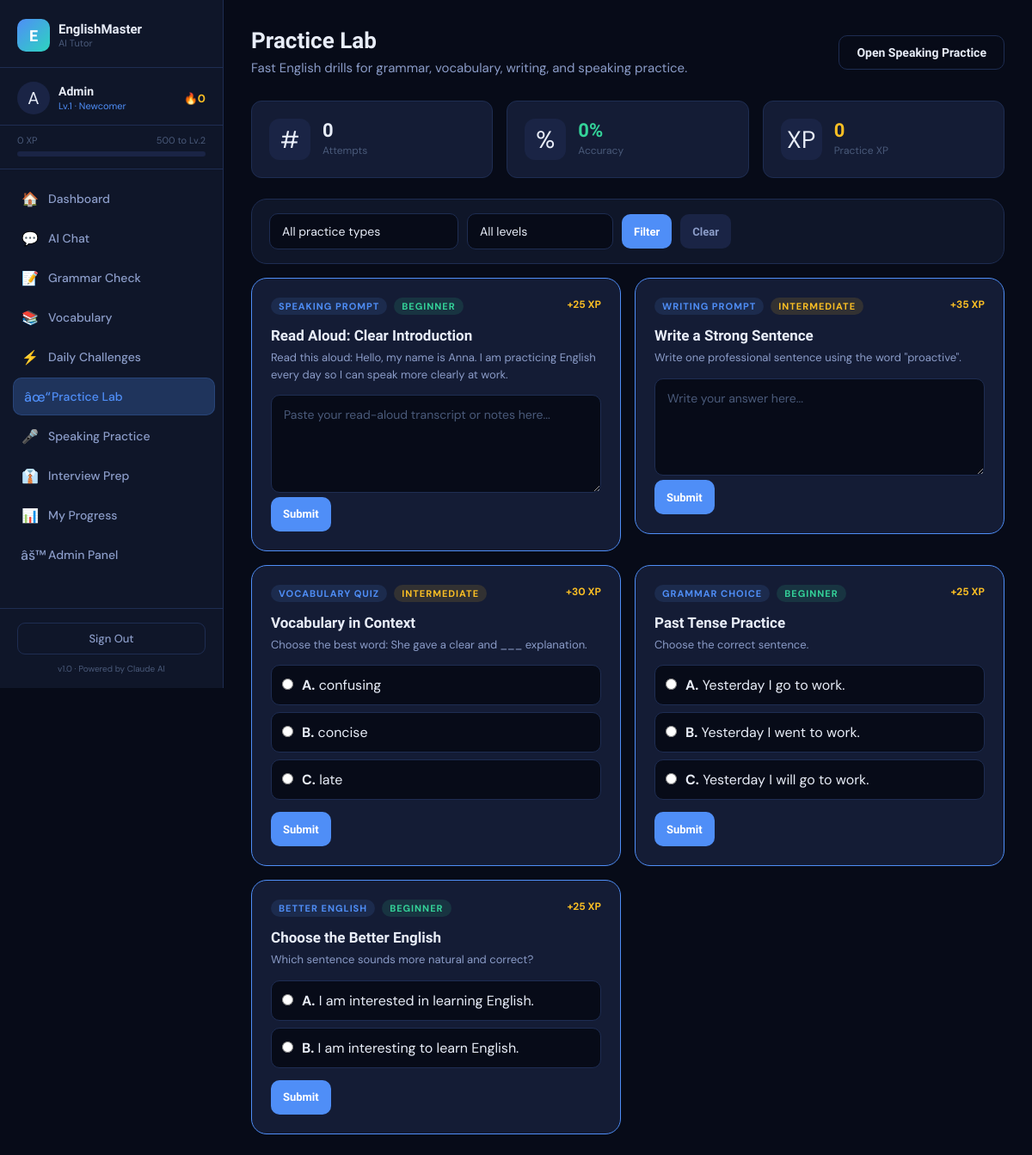
The app's page /practice.php (signed in) with its own data.
### tables this page shows
CREATE TABLE IF NOT EXISTS users (
    id INT AUTO_INCREMENT PRIMARY KEY,
    name VARCHAR(100) NOT NULL,
    email VARCHAR(150) UNIQUE NOT NULL,
    password VARCHAR(255) NOT NULL,
    level INT DEFAULT 1,
    xp INT DEFAULT 0,
    streak INT DEFAULT 0,
    last_active DATE,
    avatar VARCHAR(10) DEFAULT '🧑',
    english_level ENUM('beginner','intermediate','advanced') DEFAULT 'beginner',
    role ENUM('user','admin') NOT NULL DEFAULT 'user',
    created_at TIMESTAMP DEFAULT CURRENT_TIMESTAMP
);

CREATE TABLE IF NOT EXISTS practice_items (
    id INT AUTO_INCREMENT PRIMARY KEY,
    type ENUM('better_english','grammar_choice','vocabulary_quiz','writing_prompt','speaking_prompt') NOT NULL DEFAULT 'better_english',
    title VARCHAR(200) NOT NULL,
    prompt TEXT NOT NULL,
    option_a TEXT,
    option_b TEXT,
    option_c TEXT,
    correct_option CHAR(1),
    explanation TEXT,
    difficulty ENUM('beginner','intermediate','advanced') DEFAULT 'beginner',
    category VARCHAR(80) DEFAULT 'general',
    xp_reward INT DEFAULT 25,
    active TINYINT(1) DEFAULT 1,
    created_by INT NULL,
    created_at TIMESTAMP DEFAULT CURRENT_TIMESTAMP,
    FOREIGN KEY (created_by) REFERENCES users(id) ON DELETE SET NULL
);

### config.php (called while the page is built, shortened)
<?php
function db() {
    static $conn = null;
    if ($conn === null) {
        $conn = new mysqli(DB_HOST, DB_USER, DB_PASS, DB_NAME);
        $conn->set_charset('utf8mb4');
    }
    return $conn;
}
function isAdmin($user = null) {
    return $user && (($user['role'] ?? 'user') === 'admin');
}
function currentUser() {
    $db = db();
    $uid = (int)$_SESSION['uid'];
    $r = $db->query("SELECT * FROM users WHERE id = $uid LIMIT 1");
    return $r ? $r->fetch_assoc() : null;
}
function clean($str) {
    return htmlspecialchars(strip_tags(trim($str)), ENT_QUOTES, 'UTF-8');
}
function levelName($level) {
    if ($level <= 2)  return 'Newcomer';
    return 'English Master';
}
function xpToNextLevel($xp) {
    $currentLevel = max(1, (int)floor($xp / 500) + 1);
    $nextLevelXP = $currentLevel * 500;
    $progress = (($xp % 500) / 500) * 100;
    return ['next' => $nextLevelXP, 'progress' => round($progress), 'needed' => $nextLevelXP - $xp];
}
?>

### practice.php (the view, shortened to what this page needs)
<?php
require_once 'config.php';
$db = db();
$uid = (int)$_SESSION['uid'];
$type = $_GET['type'] ?? 'all';
$difficulty = $_GET['difficulty'] ?? 'all';
$where = ["active=1"];
$whereSql = implode(' AND ', $where);
$items = $db->query("
    SELECT pi.*,
      (SELECT COUNT(*) FROM user_practice_attempts upa WHERE upa.practice_item_id=pi.id AND upa.user_id=$uid) AS attempts,
      (SELECT MAX(is_correct) FROM user_practice_attempts upa WHERE upa.practice_item_id=pi.id AND upa.user_id=$uid) AS mastered
    FROM practice_items pi
    WHERE $whereSql
    ORDER BY pi.created_at DESC, pi.id DESC
    LIMIT 60
");
$stats = $db->query("SELECT COUNT(*) attempts, SUM(is_correct) correct, SUM(xp_earned) xp FROM user_practice_attempts WHERE user_id=$uid")->fetch_assoc();
include 'includes/header.php';
?>
<div class="page-header flex-between" style="flex-wrap:wrap;gap:12px;">
  <div>
    <h1>Practice Lab</h1>
    <p>Fast English drills for grammar, vocabulary, writing, and speaking practice.</p>
  </div>
  <a href="speaking.php" class="btn btn-outline">Open Speaking Practice</a>
</div>
<div class="grid-3 mb-24">
  <div class="stat-card">
    <div class="stat-icon">#</div>
    <div><div class="stat-val"><?= (int)($stats['attempts'] ?? 0) ?></div><div class="stat-label">Attempts</div></div>
  </div>
  <div class="stat-card">
    <div class="stat-icon">%</div>
    <div>
      <?php $attempts = max(1, (int)($stats['attempts'] ?? 0)); $correct = (int)($stats['correct'] ?? 0); ?>
      <div class="stat-val" style="color:var(--green)"><?= round(($correct / $attempts) * 100) ?>%</div>
      <div class="stat-label">Accuracy</div>
    </div>
  </div>
  <div class="stat-card">
    <div class="stat-icon">XP</div>
    <div><div class="stat-val" style="color:var(--yellow)"><?= (int)($stats['xp'] ?? 0) ?></div><div class="stat-label">Practice XP</div></div>
  </div>
</div>
<div class="card mb-16" style="padding:16px 20px;">
  <form method="GET" style="display:flex;gap:10px;flex-wrap:wrap;align-items:center;">
    <select name="type" class="form-control" style="width:220px">
      <option value="all" <?= $type==='all'?'selected':'' ?>>All practice types</option>
    </select>
    <select name="difficulty" class="form-control" style="width:170px">
      <option value="all" <?= $difficulty==='all'?'selected':'' ?>>All levels</option>
    </select>
    <button class="btn btn-primary btn-sm">Filter</button>
    <a href="practice.php" class="btn btn-ghost btn-sm">Clear</a>
  </form>
</div>
<?php if ($items && $items->num_rows > 0): ?>
<div class="grid-2" style="gap:16px;align-items:start;">
  <?php while ($item = $items->fetch_assoc()):
    $isChoice = in_array($item['type'], ['better_english', 'grammar_choice', 'vocabulary_quiz'], true);
    $typeLabel = ucwords(str_replace('_', ' ', $item['type']));
  ?>
  <div class="challenge-card <?= (int)$item['mastered'] ? 'completed' : 'active' ?>">
    <div class="challenge-header">
      <div style="display:flex;gap:8px;align-items:center;flex-wrap:wrap;">
        <span class="challenge-type ac-badge badge-blue"><?= clean($typeLabel) ?></span>
        <span class="challenge-type ac-badge diff-<?= clean($item['difficulty']) ?>"><?= ucfirst($item['difficulty']) ?></span>
      </div>
      <div class="challenge-xp">+<?= (int)$item['xp_reward'] ?> XP</div>
    </div>
    <div class="challenge-title"><?= clean($item['title']) ?></div>
    <div class="challenge-desc" style="white-space:pre-wrap"><?= clean($item['prompt']) ?></div>
    <form method="POST" style="margin-top:14px;">
      <?php if ($isChoice): ?>
        <div style="display:flex;flex-direction:column;gap:8px;margin-bottom:14px;">
          <?php foreach (['A','B','C'] as $letter):
            $key = 'option_' . strtolower($letter);
            if (empty($item[$key])) continue;
          ?>
          <label style="display:flex;gap:10px;align-items:flex-start;background:var(--bg-base);border:1px solid var(--border);border-radius:10px;padding:12px;cursor:pointer;">
            <input type="radio" name="answer" value="<?= $letter ?>" required style="margin-top:3px;">
            <span><strong><?= $letter ?>.</strong> <?= clean($item[$key]) ?></span>
          </label>
          <?php endforeach; ?>
        </div>
      <?php else: ?>
        <textarea name="answer" class="form-control" rows="4" placeholder="<?= $item['type']==='speaking_prompt' ? 'Paste your read-aloud transcript or notes here...' : 'Write your answer here...' ?>" required></textarea>
      <?php endif; ?>
      <button type="submit" name="submit_practice" class="btn btn-primary btn-sm" onclick="btnLoading(this,true)">Submit</button>
    </form>
  </div>
  <?php endwhile; ?>
</div>
<?php endif; ?>
<?php include 'includes/footer.php'; ?>

### includes/header.php (shortened to what this page needs)
<?php
$user = currentUser();
$xpInfo = $user ? xpToNextLevel($user['xp']) : null;
$currentPage = basename($_SERVER['PHP_SELF'], '.php');
?>
<!DOCTYPE html>
<html lang="en">
<head>
<link rel="stylesheet" href="<?= APP_URL ?>/assets/style.css">
</head>
<body>
<div class="app-layout">
  <aside class="sidebar" id="sidebar">
    <div class="sidebar-logo">
      <div class="logo-icon">E</div>
      <div class="logo-text">
        <span class="logo-name">EnglishMaster</span>
        <span class="logo-tag">AI Tutor</span>
      </div>
    </div>
    <?php if ($user): ?>
    <div class="sidebar-user">
      <div class="user-avatar"><?= $user['avatar'] ?></div>
      <div class="user-info">
        <div class="user-name"><?= clean($user['name']) ?></div>
        <div class="user-level">Lv.<?= $user['level'] ?> · <?= levelName($user['level']) ?></div>
      </div>
      <div class="user-streak">🔥<?= $user['streak'] ?></div>
    </div>
    <div class="xp-bar-wrap">
      <div class="xp-bar-label">
        <span><?= number_format($user['xp']) ?> XP</span>
        <span><?= $xpInfo['needed'] ?> to Lv.<?= $user['level']+1 ?></span>
      </div>
      <div class="xp-bar">
      </div>
    </div>
    <nav class="sidebar-nav">
      <a href="<?= APP_URL ?>/dashboard.php" class="nav-item <?= $currentPage==='dashboard'?'active':'' ?>">
        <span class="nav-icon">🏠</span><span class="nav-label">Dashboard</span>
      </a>
      <a href="<?= APP_URL ?>/chat.php" class="nav-item <?= $currentPage==='chat'?'active':'' ?>">
        <span class="nav-icon">💬</span><span class="nav-label">AI Chat</span>
      </a>
      <a href="<?= APP_URL ?>/grammar.php" class="nav-item <?= $currentPage==='grammar'?'active':'' ?>">
        <span class="nav-icon">📝</span><span class="nav-label">Grammar Check</span>
      </a>
      <a href="<?= APP_URL ?>/vocabulary.php" class="nav-item <?= $currentPage==='vocabulary'?'active':'' ?>">
        <span class="nav-icon">📚</span><span class="nav-label">Vocabulary</span>
      </a>
      <a href="<?= APP_URL ?>/challenges.php" class="nav-item <?= $currentPage==='challenges'?'active':'' ?>">
        <span class="nav-icon">⚡</span><span class="nav-label">Daily Challenges</span>
      </a>
      <a href="<?= APP_URL ?>/practice.php" class="nav-item <?= $currentPage==='practice'?'active':'' ?>">
        <span class="nav-icon">âœ“</span><span class="nav-label">Practice Lab</span>
      </a>
      <a href="<?= APP_URL ?>/speaking.php" class="nav-item <?= $currentPage==='speaking'?'active':'' ?>">
        <span class="nav-icon">🎤</span><span class="nav-label">Speaking Practice</span>
      </a>
      <a href="<?= APP_URL ?>/interview.php" class="nav-item <?= $currentPage==='interview'?'active':'' ?>">
        <span class="nav-icon">👔</span><span class="nav-label">Interview Prep</span>
      </a>
      <a href="<?= APP_URL ?>/progress.php" class="nav-item <?= $currentPage==='progress'?'active':'' ?>">
        <span class="nav-icon">📊</span><span class="nav-label">My Progress</span>
      </a>
      <?php if (isAdmin($user)): ?>
      <a href="<?= APP_URL ?>/admin.php" class="nav-item <?= $currentPage==='admin'?'active':'' ?>">
        <span class="nav-icon">âš™</span><span class="nav-label">Admin Panel</span>
      </a>
      <?php endif; ?>
    </nav>
    <?php endif; ?>
    <div class="sidebar-bottom">
      <?php if ($user): ?>
      <a href="<?= APP_URL ?>/logout.php" class="logout-btn">Sign Out</a>
      <?php endif; ?>
      <div class="sidebar-version">v1.0 · Powered by Claude AI</div>
    </div>
  </aside>
  <main class="main-content">

### records on screen
users: avatar "A", name "Admin", level "1", level "Newcomer", streak "0", xp "0", xp "500", $user['level']+1 "2"
practice_items: type "SPEAKING PROMPT", difficulty "BEGINNER", xp_reward "25", title "Read Aloud: Clear Introduction", prompt "Read this aloud: Hello, my name is Anna. I am practicing English every day so I can speak more clearly at work."
practice_items: type "WRITING PROMPT", difficulty "INTERMEDIATE", xp_reward "35", title "Write a Strong Sentence", prompt "Write one professional sentence using the word \"proactive\"."
practice_items: type "VOCABULARY QUIZ", difficulty "INTERMEDIATE", xp_reward "30", title "Vocabulary in Context", prompt "Choose the best word: She gave a clear and ___ explanation.", letter "A", option_a "confusing", letter "B", option_b "concise", letter "C", option_c "late"
practice_items: type "GRAMMAR CHOICE", difficulty "BEGINNER", xp_reward "25", title "Past Tense Practice", prompt "Choose the correct sentence.", letter "A", option_a "Yesterday I go to work.", letter "B", option_b "Yesterday I went to work.", letter "C", option_c "Yesterday I will go to work."
practice_items: type "BETTER ENGLISH", difficulty "BEGINNER", xp_reward "25", title "Choose the Better English", prompt "Which sentence sounds more natural and correct?", letter "A", option_a "I am interested in learning English.", letter "B", option_b "I am interesting to learn English."

### other values on screen
$stats['attempts'] "0"
$stats['xp'] "0"
